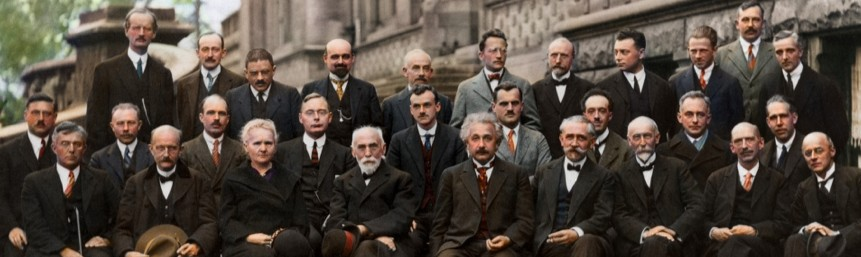
#> input picture SourceCode/faces.jpg, 861 x 257 px, given in place of the camera
$ python Detector_20181205104733.py
#> lines starting #> are read from the running program, lines starting #| are printed output that depends on the picture; after the words box and inside, x2 and y2 are one past the last pixel; in counts of white or black regions, pixels touching at a corner belong together
### SourceCode/Utils.py
import numpy as np
from PIL import Image
from HaarLikeFeature import FeatureType
from functools import partial
import os
import cv2
from random import shuffle
import pickle
from sklearn.cluster import MeanShift


# [10 lines left out: function loadImages, not called in this run]

def varianceNormalize(img):
    #img = img - img.mean()
    img_std = img.std()
    if(img_std):
        return (img/img.std())
    else:
        return img

# [24 lines left out: functions saveObject, loadObject, preProcess, not called in this run]

def meanShift(points):
    clustering = MeanShift().fit(points)
    return clustering.cluster_centers_


# [55 lines left out: function non_max_suppression_fast, not called in this run]

'''
def reconstruct(classifiers, img_size):
    """
    Creates an image by putting all given classifiers on top of each other
    producing an archetype of the learned class of object.
    """
    image = np.zeros(img_size)
    for c in classifiers:
        # map polarity: -1 -> 0, 1 -> 1
        polarity = pow(1 + c.polarity, 2)/4
        if c.type == FeatureType.TWO_VERTICAL:
            for x in range(c.width):
                sign = polarity
                for y in range(c.height):
                    if y >= c.height/2:
                        sign = (sign + 1) % 2
                    image[c.top_left[1] + y, c.top_left[0] + x] += 1 * sign * c.weight
        elif c.type == FeatureType.TWO_HORIZONTAL:
            sign = polarity
            for x in range(c.width):
                if x >= c.width/2:
                    sign = (sign + 1) % 2
                for y in range(c.height):
                    image[c.top_left[0] + x, c.top_left[1] + y] += 1 * sign * c.weight
        elif c.type == FeatureType.THREE_HORIZONTAL:
            sign = polarity
            for x in range(c.width):
                if x % c.width/3 == 0:
                    sign = (sign + 1) % 2
                for y in range(c.height):
                    image[c.top_left[0] + x, c.top_left[1] + y] += 1 * sign * c.weight
        elif c.type == FeatureType.THREE_VERTICAL:
            for x in range(c.width):
                sign = polarity
                for y in range(c.height):
                    if x % c.height/3 == 0:
                        sign = (sign + 1) % 2
                    image[c.top_left[0] + x, c.top_left[1] + y] += 1 * sign * c.weight
        elif c.type == FeatureType.FOUR:
            sign = polarity
            for x in range(c.width):
                if x % c.width/2 == 0:
                    sign = (sign + 1) % 2
                for y in range(c.height):
                    if x % c.height/2 == 0:
                        sign = (sign + 1) % 2
                    image[c.top_left[0] + x, c.top_left[1] + y] += 1 * sign * c.weight
    image -= image.min()
    image /= image.max()
    image *= 255
    result = Image.fromarray(image.astype(np.uint8))
    return result
'''

### SourceCode/IntegralImage.py
import numpy as np

def toIntegralImage(img):
    integral_img = np.zeros((img.shape[0], img.shape[1]))
    # intials first row and first colum first
    integral_img[0,0]=img[0,0]
    for c in range(1,img.shape[1]):
        integral_img[0, c] = integral_img[0, c-1] + img[0, c]
    for r in range(1,img.shape[0]):
        integral_img[r, 0] = integral_img[r-1, 0] + img[r, 0]

    for r in range(1,img.shape[0]):
        for c in range(1,img.shape[1]):
            integral_img[r, c] = integral_img[r-1, c] + integral_img[r, c-1] - integral_img[r-1, c-1]+img[r][c]
    return integral_img


# [29 lines left out: function sumRegion, not called in this run]

### SourceCode/Cascade.py
import AdaBoost as AB
import os
import numpy as np
from math import log
from random import shuffle
import Utils

class Cascade(object):
    def __init__(self,path="../Cascade"):
        self.stages = []
        self.stages_num=0
        self.achieved_fpr_dr = [1.0,1.0]
        self.cascade_path = path
        self.read_prev_stages(path)

    def read_prev_stages(self,path):
        try:
            for stage_file in sorted(os.listdir(path)):
                stage = Utils.loadObject(path+stage_file)
                self.stages.append(stage)
                print(stage_file +" (fpr,dr) = {1}".format(len(self.stages),stage.fpr_dr))
            self.stages_num = len(self.stages)
            if(self.stages_num>0):
                self.achived_fpr_dr = self.stages[-1].fpr_dr # actually stage fpr_dr is all cascade fpr_dr till that stage
            else:
                print("No previous stages read ...")
        except:
            print("No previous stages read ...")
            return

    # [66 lines left out: functions train, predict, evaluate, not called in this run]


### SourceCode/.history/Detector_20181205104733.py
from IntegralImage import toIntegralImage as toII
import cv2
import numpy as np
import random
from sklearn.cluster import MeanShift
from Cascade import Cascade
import itertools
import Utils
from functools import partial
base_detector_width = 24.

# [11 lines left out: function preProcess, not called in this run]

def meanShift(points):
    clustering = MeanShift().fit(points)
    return clustering.cluster_centers_

# [55 lines left out: function nonMaxSuppression, not called in this run]

def detect(image,Evaluator):
    width_pairs=[]
    all_detected_squares = []
    w = 100 # width and height are equals as i will scan image in squares
    h = 150
    offset_w = 10
    offset_h = 10
    image_parts_ranges=[]
    image_parts_values=[]
    while(w < image.shape[0] and w<image.shape[1]):
        r = list(range(0, image.shape[0]-h,offset_h))
        c = list(range(0,image.shape[1]-w,offset_w))
        image_parts_ranges = list(itertools.product(r, c))
        image_parts_values = list(map(lambda p: image[p[0]:p[0]+w, p[1]:p[1]+w],image_parts_ranges))
        for img in image_parts_values:
            cv2.imshow('a', img)
            cv2.waitKey(1)
        image_parts_values = [cv2.resize(img,(24,24)) for img in image_parts_values]

        image_parts_values_normalized = list(map(Utils.varianceNormalize,image_parts_values))
        ii_parts_values =  list(map(toII,image_parts_values_normalized))
        #offset_w += 1
        all_detected_squares += [image_parts_ranges[i] for i in Evaluator.predict(ii_parts_values, 1)]
        if(len(all_detected_squares)):
            width_pairs.append((len(all_detected_squares), w))
        w = int(round(w*1.5))
    return all_detected_squares,width_pairs

'''
def detect1(ii,Evaluator):
    all_detected_squares = []
    w = 24 # width and height are equals as i will scan ii in squares
    offset_w = 1
    ii_parts_ranges=[]
    ii_parts_values=[]
    while(w < ii.shape[0] and w<ii.shape[1]):
        r = list(range(0,ii.shape[0]+offset_w, w -1 + offset_w))
        r = [ (i,j-offset_w) for (i,j) in zip(r,r[1:])]
        c = list(range(0,ii.shape[1]+offset_w, w -1 + offset_w))
        c = [ (i,j-offset_w) for (i,j) in zip(c,c[1:])]
        ii_parts_ranges = [rectangle for rectangle in itertools.product(r,c) ]
        ii_parts_values = [ii[p[0][0]:p[0][1]+1,p[1][0]:p[1][1]+1] for p in ii_parts_ranges]
        #offset_w += 1
        all_detected_squares += [ii_parts_ranges[i] for i in Evaluator.predict(ii_parts_values,w/base_detector_width)]
        w = int(round(w*1.5))
    return all_detected_squares
'''
def main():
    cap = cv2.VideoCapture(0)
    Evaluator = Cascade('../Cascade/')
    while(True):
        # Capture frame-by-frame
        ret,frame = cap.read()
#> frame is the input picture: shape (257, 861, 3); mean B, G, R 61.6, 70.7, 81.1
        gray = cv2.cvtColor(frame, cv2.COLOR_BGR2GRAY)
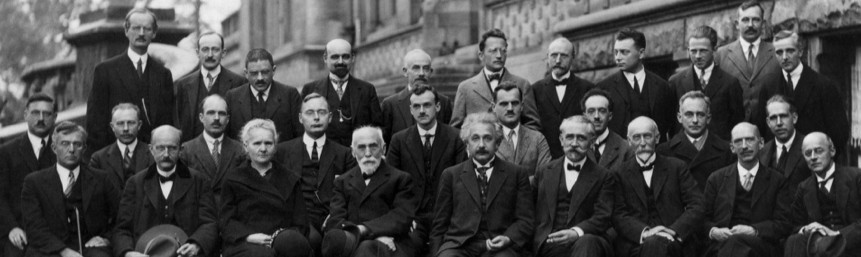
#> gray: shape (257, 861); min 0, max 241, mean 72.8
        recs,width_pairs = detect(gray,Evaluator)
#> in detect, `image_parts_values = list(map(lambda p: image[p[0]:p[0]+w, p[1]:p[1]+w..`: image_parts_values = 847 items
#> the loop in detect, `for img in image_parts_values:` made 847 passes
#> pass 1, in detect, `cv2.imshow('a', img)`:
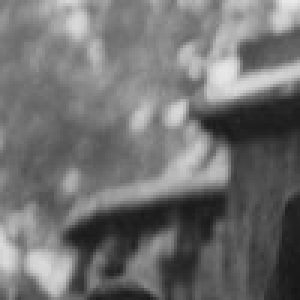
#> window 'a': shape (100, 100) (shown 3 times larger); min 21, max 232, mean 112.5
#> in detect, `image_parts_values = [cv2.resize(img,(24,24)) for img in image_parts_v..`:
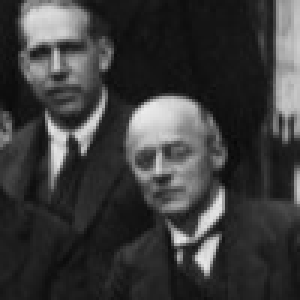
#> img: shape (100, 100) (shown 3 times larger); min 7, max 235, mean 59.7
#> in varianceNormalize, `img_std = img.std()`: img_std = 45.98
#> in varianceNormalize (call 38), `img_std = img.std()`: img_std = 36.43
#> in varianceNormalize (call 38), `return (img/img.std())`:
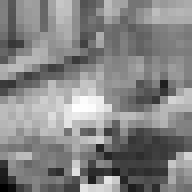
#> returned value: shape (24, 24) float64 (shown 8 times larger); min 0.275, max 5.79, mean 3.15; drawn with min black and max white
#> in varianceNormalize (call 39), `img_std = img.std()`: img_std = 36.34
#> in varianceNormalize (call 39), `return (img/img.std())`:
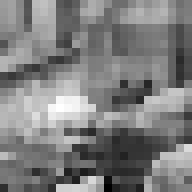
#> returned value: shape (24, 24) float64 (shown 8 times larger); min 0.413, max 5.89, mean 3.14; drawn with min black and max white
#> in varianceNormalize (call 40), `img_std = img.std()`: img_std = 36.82
#> in varianceNormalize (call 40), `return (img/img.std())`:
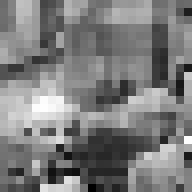
#> returned value: shape (24, 24) float64 (shown 8 times larger); min 0.543, max 5.76, mean 3.1; drawn with min black and max white
#> in detect, `image_parts_values_normalized = list(map(Utils.varianceNormalize,image..`: image_parts_values_normalized = 847 items
#> in toIntegralImage, `integral_img[0,0]=img[0,0]`: integral_img: shape (24, 24) float64; values 0 (black) and 2.85 (white), 0.17% white in thin lines or dots, all inside (x1, y1, x2, y2) = (0, 0, 1, 1)
#> after the loop in toIntegralImage, `for c in range(1,img.shape[1]):`: integral_img: shape (24, 24) float64; min 0, max 81.15, mean 1.7
#> after the loop in toIntegralImage, `for r in range(1,img.shape[0]):`:
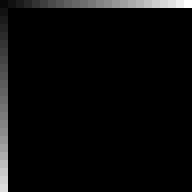
#> integral_img: shape (24, 24) float64 (shown 8 times larger); min 0, max 81.15, mean 3.1; drawn with min black and max white
        #recs = detect1(toII(Utils.varianceNormalize(gray)),Evaluator)
        print(width_pairs)
        count = 0
        for i in range(len(recs)):
            width = width_pairs[count][1]
            cv2.rectangle(frame,(recs[i][1],recs[i][1]+width),(recs[i][0],recs[i][0]+width), (255, 0, 0), 2)
            if(i >= width_pairs[count][0]-1):
                count+=1
        cv2.imshow('frame',frame)
        if cv2.waitKey(1) & 0xFF == ord('q'):
            break

    # When everything done, release the capture
    cv2.destroyAllWindows()

if __name__ == "__main__":
#> (the run stopped early here; a loop or call above may not have finished)
